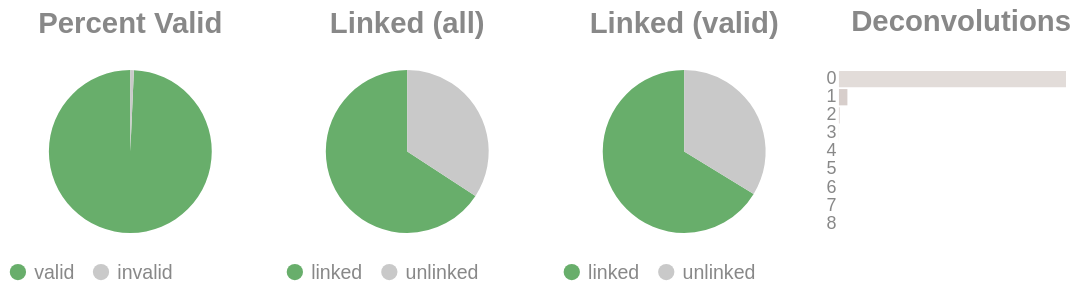

Source (notebook cell):
### Code cell
if SKIPLR:
    pass
else:
    clash = Counter()
    for i in valids['molecule'].to_list():
        _mol = i.split("-")
        if len(_mol) == 1:
            clash.update('0')
        else:
            clash.update(_mol[-1])

    _d = {"deconvolutions": [], 'count': []}
    for k,v in clash.items():
        _d['deconvolutions'].append(k)
        _d['count'].append(v)

    tot_valid = valids['reads'].sum()
    mask = valids['reads'] >= 2
    n_linked_reads = valids.filter(mask)['reads'].sum()
    if n_linked_reads == 0:
        print_html("No linked molecules (>=2 reads) were detected; skipping linked-only distributions.")
        SKIPLR = True
    else:
        perc_valid = round(tot_valid / n_reads, 4)
        linked_perc_abs = round(n_linked_reads / n_reads, 4)
        linked_perc = round(n_linked_reads / tot_valid, 4)

    _valid = pl.DataFrame({"valids": ['valid', 'invalid'], "count": [tot_valid, n_reads - tot_valid]})
    _linked_abs = pl.DataFrame({"linked (absolute)": ['linked', 'unlinked'], "count": [n_linked_reads, n_reads - n_linked_reads]})
    _linked_rel = pl.DataFrame({"linked (valids)": ['linked', 'unlinked'], "count": [n_linked_reads, tot_valid - n_linked_reads]})

    (
        alt.hconcat(
            piechart(_valid, goodval = 'valid', title = "Percent Valid"),
            piechart(_linked_abs, goodval = "linked", title =  "Linked (all)"),
            piechart(_linked_rel, goodval = "linked", title =  "Linked (valid)"),
            convolutionbar(pl.DataFrame(_d), title = "Deconvolutions"),
            center = True,
            bounds = 'flush'
        )
        .resolve_scale(color='independent')
        .resolve_legend('independent')
        .properties(usermeta={'embedOptions': {"actions": False}})
    ).display()

### Figure 1 — Vega-Lite specification as saved in the notebook (floating-point values rounded to 4 significant figures)
{"width": "container", "height": 400, "config": {"title": {"anchor": "start", "dy": -15, "fontSize": 18, "color": "#888888", "subtitleColor": "#888888", "subtitleFontSize": 14}, "arc": {"fill": "#0072B2"}, "axis": {"domainColor": "#888888", "domainWidth": 0.5, "gridWidth": 0.2, "grid": false, "titleFontWeight": 400, "titleFontSize": 15, "labelFontSize": 11, "labelColor": "#888888", "tickColor": "#888888", "tickWidth": 0.2, "titleColor": "#888888"}, "axisBand": {"grid": false}, "axisX": {"grid": true, "tickSize": 10, "domainCap": "round"}, "axisY": {"domain": false, "grid": true, "tickSize": 0, "domainCap": "round"}, "background": "transparent", "header": {"labelFontSize": 15, "labelColor": "#888888", "titleFontSize": 15, "titleFontWeight": 600, "titleColor": "#888888"}, "legend": {"labelFont": "sans-serif", "labelFontSize": 12, "labelColor": "#888888", "symbolSize": 100, "symbolType": "circle", "titleFontSize": 12, "titlePadding": 10, "titleColor": "#888888", "title": null}, "range": {"category": ["#E69F00", "#56B4E9", "#009E73", "#F0E442", "#0072B2", "#D55E00", "#CC79A7", "#000000"], "diverging": ["#cfe8f3", "#a2d4ec", "#73bfe2", "#46abdb", "#1696d2", "#12719e"]}, "area": {"fill": "#0072B2", "fillOpacity": 0.7, "line": true, "strokeOpacity": 0.7}, "line": {"color": "#0072B2", "stroke": "#0072B2", "strokeWidth": 2}, "trail": {"color": "#0072B2", "stroke": "#0072B2", "strokeWidth": 0, "size": 1}, "point": {"filled": true, "fillOpacity": 1.0, "size": 95}, "text": {"color": "#888888", "fontSize": 11, "align": "right", "fontWeight": 400, "size": 11}, "bar": {"fill": "#0072B2", "stroke": null}, "view": {"stroke": null, "continuousWidth": 660, "continuousHeight": 400}}, "hconcat": [{"data": {"name": "data-561284da386a5bcb920d8c7428eef966"}, "mark": {"type": "arc"}, "encoding": {"color": {"field": "valids", "legend": {"orient": "bottom", "title": null}, "scale": {"domain": ["valid", "invalid"], "range": ["#68ae6b", "#C9C9C9"]}, "title": "Valids", "type": "nominal"}, "theta": {"field": "count", "type": "quantitative"}, "tooltip": [{"field": "valids", "title": "Valids", "type": "ordinal"}, {"field": "percent", "format": ".2%", "title": "Percent", "type": "quantitative"}, {"field": "count", "title": "Count", "type": "quantitative"}]}, "height": 100, "title": {"text": "Percent Valid", "align": "center", "anchor": "middle"}, "transform": [{"calculate": "datum.count / 12411821", "as": "percent"}], "width": 150}, {"data": {"name": "data-cc881cd3466201b3eb65f85eb7a88a85"}, "mark": {"type": "arc"}, "encoding": {"color": {"field": "linked (absolute)", "legend": {"orient": "bottom", "title": null}, "scale": {"domain": ["linked", "unlinked"], "range": ["#68ae6b", "#C9C9C9"]}, "title": "Linked (Absolute)", "type": "nominal"}, "theta": {"field": "count", "type": "quantitative"}, "tooltip": [{"field": "linked (absolute)", "title": "Linked (Absolute)", "type": "ordinal"}, {"field": "percent", "format": ".2%", "title": "Percent", "type": "quantitative"}, {"field": "count", "title": "Count", "type": "quantitative"}]}, "height": 100, "title": {"text": "Linked (all)", "align": "center", "anchor": "middle"}, "transform": [{"calculate": "datum.count / 12411821", "as": "percent"}], "width": 150}, {"data": {"name": "data-39899647dbcf3bbd9cb48f0531746d1e"}, "mark": {"type": "arc"}, "encoding": {"color": {"field": "linked (valids)", "legend": {"orient": "bottom", "title": null}, "scale": {"domain": ["linked", "unlinked"], "range": ["#68ae6b", "#C9C9C9"]}, "title": "Linked (Valids)", "type": "nominal"}, "theta": {"field": "count", "type": "quantitative"}, "tooltip": [{"field": "linked (valids)", "title": "Linked (Valids)", "type": "ordinal"}, {"field": "percent", "format": ".2%", "title": "Percent", "type": "quantitative"}, {"field": "count", "title": "Count", "type": "quantitative"}]}, "height": 100, "title": {"text": "Linked (valid)", "align": "center", "anchor": "middle"}, "transform": [{"calculate": "datum.count / 12324895", "as": "percent"}], "width": 150}, {"data": {"name": "data-0ab1f3dd1d8f22681006a4bcc53ecb61"}, "mark": {"type": "bar"}, "encoding": {"color": {"field": "deconvolutions", "legend": null, "scale": {"scheme": "lightgreyred"}, "type": "nominal"}, "tooltip": [{"field": "deconvolutions", "title": "Deconvolutions", "type": "ordinal"}, {"field": "percent", "format": ".2%", "title": "Percent", "type": "quantitative"}, {"field": "count", "title": "Count", "type": "quantitative"}], "x": {"axis": null, "field": "count", "type": "quantitative"}, "y": {"field": "deconvolutions", "sort": "ascending", "title": null, "type": "nominal"}}, "height": 100, "title": {"text": "Deconvolutions", "align": "center", "anchor": "middle"}, "transform": [{"calculate": "datum.count / 6281446", "as": "percent"}], "width": 150}], "bounds": "flush", "center": true, "resolve": {"legend": {"angle": "independent"}, "scale": {"color": "independent"}}, "usermeta": {"embedOptions": {"actions": false}}, "$schema": "https://vega.github.io/schema/vega-lite/v6.1.0.json", "datasets": {"data-561284da386a5bcb920d8c7428eef966": [{"valids": "valid", "count": 12324895}, {"valids": "invalid", "count": 86926}], "data-cc881cd3466201b3eb65f85eb7a88a85": [{"linked (absolute)": "linked", "count": 8166939}, {"linked (absolute)": "unlinked", "count": 4244882}], "data-39899647dbcf3bbd9cb48f0531746d1e": [{"linked (valids)": "linked", "count": 8166939}, {"linked (valids)": "unlinked", "count": 4157956}], "data-0ab1f3dd1d8f22681006a4bcc53ecb61": [{"deconvolutions": "0", "count": 6040043}, {"deconvolutions": "1", "count": 225432}, {"deconvolutions": "2", "count": 14513}, {"deconvolutions": "3", "count": 1284}, {"deconvolutions": "4", "count": 150}, {"deconvolutions": "5", "count": 20}, {"deconvolutions": "6", "count": 2}, {"deconvolutions": "7", "count": 1}, {"deconvolutions": "8", "count": 1}]}}
